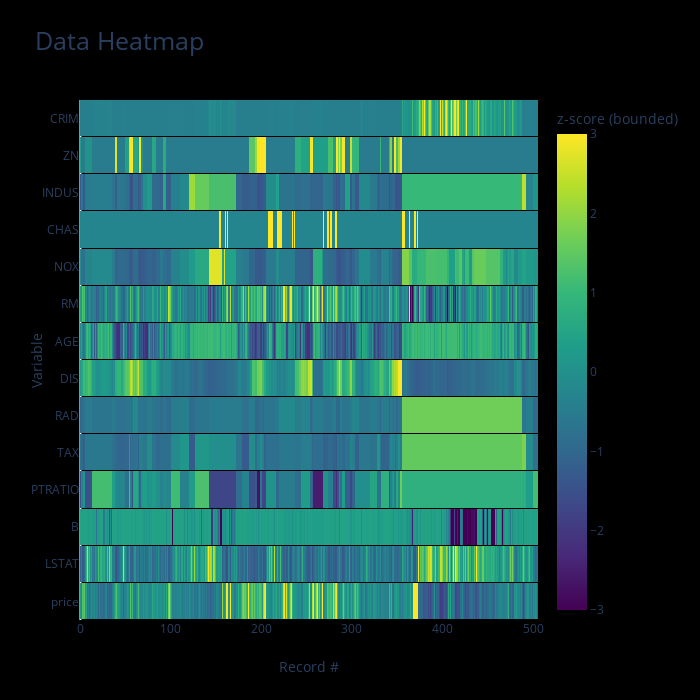

Notebook source saved alongside this figure:
### Markdown cell above
We can also look at a visual representation of the data as a heatmap:

### Code cell
mw.data_heatmap(df)

### Figure 1 — Plotly figure (JSON) as saved in the notebook; plotly's stock layout.template omitted (floating-point values rounded to 4 significant figures; data arrays with more than 128 entries replaced by an {"elided": "..."} marker saying what was removed)
{"data": [{"colorbar": {"title": {"text": "z-score (bounded)"}}, "colorscale": [[0, "#440154"], [0.1111, "#482878"], [0.2222, "#3e4989"], [0.3333, "#31688e"], [0.4444, "#26828e"], [0.5556, "#1f9e89"], [0.6667, "#35b779"], [0.7778, "#6ece58"], [0.8889, "#b5de2b"], [1, "#fde725"]], "type": "heatmap", "x": {"elided": "506 int values"}, "y": ["price", "LSTAT", "B", "PTRATIO", "TAX", "RAD", "DIS", "AGE", "RM", "NOX", "CHAS", "INDUS", "ZN", "CRIM"], "ygap": 1, "z": {"elided": "14x506 float values"}, "zmax": 3, "zmin": -3}], "layout": {"autosize": false, "height": 700, "paper_bgcolor": "rgb(0,0,0,0)", "plot_bgcolor": "rgb(0,0,0,0)", "title": {"font": {"size": 25}, "text": "Data Heatmap"}, "width": 700, "xaxis": {"autorange": true, "range": [-0.5, 505.5], "showgrid": false, "ticks": "", "title": {"text": "Record #"}, "type": "linear"}, "yaxis": {"automargin": true, "autorange": true, "range": [-0.5, 13.5], "showgrid": false, "ticks": "", "title": {"text": "Variable"}, "type": "category"}}}
